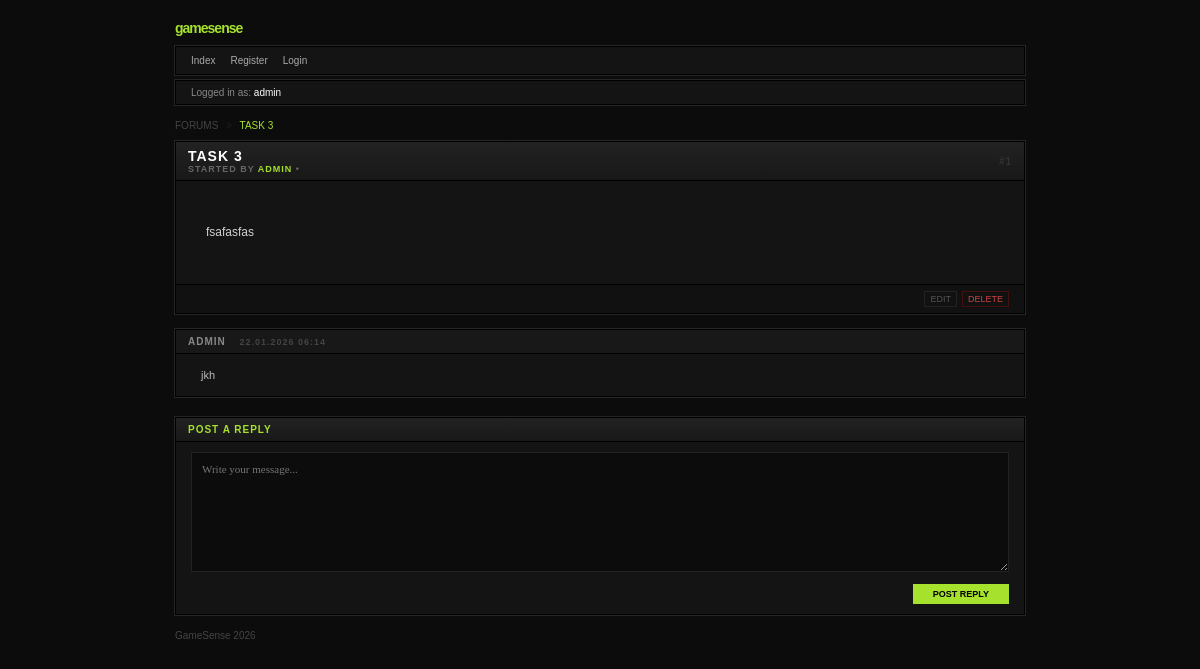
Page /3/ (signed in) on the earlier database version.
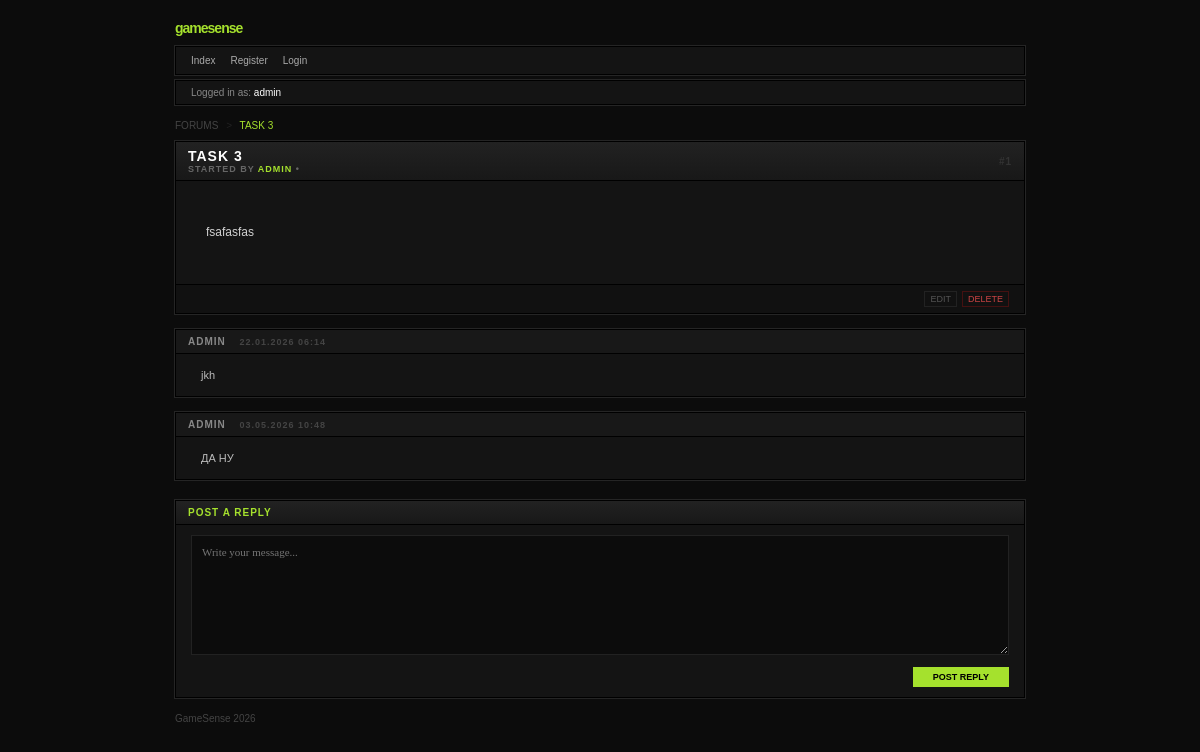
Same page on the later database version.
### tasks/models.py (models this page shows, shortened)
class Task(models.Model):
    STATUS_CHOICES = [
        ("todo", "To do"),
        ("in_progress", "In Progress"),
        ("done", "Done"),
    ]
    PRIORITY_CHOICES = [
        ("low", "Low"),
        ("medium", "Medium"),
        ("high", "High"),
    ]
    title = models.CharField(max_length=200)
    description = models.TextField()
    status = models.CharField(max_length=20, choices=STATUS_CHOICES, default="todo")
    priority = models.CharField(max_length=20, choices=PRIORITY_CHOICES, default="Medim")
    due_date = models.DateTimeField(null=True, blank=True)
    creator = models.ForeignKey(User, on_delete=models.CASCADE, related_name="tasks")

class Comment(models.Model):
    task = models.ForeignKey(Task, on_delete=models.CASCADE, related_name='comments')
    author = models.ForeignKey(User, on_delete=models.CASCADE)
    content = models.TextField()
    created_at = models.DateTimeField(auto_now_add=True)

### tasks/views.py (the view, shortened to what this page needs)
# urls.py: path("<int:pk>/", views.TaskDetailView.as_view(), name="task_detail"),
class TaskDetailView(LoginRequiredMixin, DetailView):
    model = models.Task
    context_object_name = "task"
    template_name = "tasks/task_detail.html"

### templates/tasks/task_detail.html (shortened to what this page needs)
{% extends 'base.html' %}
{% block content %}
<div class="forum-container">
    <div style="margin-bottom: 10px; font-size: 10px; color: #444; text-transform: uppercase;">
        <a href="{% url 'tasks:task_list' %}" style="color: inherit; text-decoration: none;">Forums</a>
        <span style="margin: 0 5px; color: #222;">></span>
        <span style="color: var(--accent);">{{ task.title }}</span>
    </div>
    <div class="forum-category">
        <div class="forum-header" style="display: flex; justify-content: space-between; align-items: center;">
            <div>
                <h1 style="color: #fff; font-size: 14px; margin: 0; text-transform: uppercase;">{{ task.title }}</h1>
                <div style="font-size: 9px; color: #666;">
                    STARTED BY <span style="color: var(--accent);">{{ task.creator.username|default:"ADMIN" }}</span> • {{ task.created_at|date:"M d, Y" }}
                </div>
            </div>
            <div style="font-size: 10px; color: #333;">#1</div>
        </div>
        <div class="forum-content" style="padding: 30px; background: #141414;">
            <div style="color: #d1d1d1; font-size: 12px; line-height: 1.6;">
                {{ task.description|linebreaks }}
            </div>
        </div>
        <div style="background: #111; padding: 6px 15px; border-top: 1px solid #000; display: flex; justify-content: flex-end; gap: 5px;">
            <a href="{% url 'tasks:task_update' task.pk %}" class="action-btn">EDIT</a>
            <a href="{% url 'tasks:task_delete' task.pk %}" class="action-btn" style="color: #c44; border-color: #411;">DELETE</a>
        </div>
    </div>
    {% for comment in task.comments.all %}
    <div class="forum-category" style="margin-top: 5px;">
        <div class="forum-header" style="background: #181818;">
            <span style="color: #888;">{{ comment.author.username }}</span>
            <span style="color: #444; font-size: 9px; margin-left: 10px;">{{ comment.created_at|date:"d.m.Y H:i" }}</span>
        </div>
        <div class="forum-content" style="padding: 15px 25px; background: #141414;">
            <div style="color: #bbb; font-size: 11px;">{{ comment.content }}</div>
        </div>
    </div>
    {% empty %}
        <div style="color: #333; text-align: center; padding: 10px; font-size: 10px;">No replies yet.</div>
    {% endfor %}
    <div id="reply-form" class="forum-category" style="margin-top: 20px;">
        <div class="forum-header">POST A REPLY</div>
        <div class="forum-content" style="background: #141414;">
            <form method="post">
                <textarea name="content" style="width: 100%; height: 120px; background: #0c0c0c; border: 1px solid #222; color: #fff; padding: 10px; font-family: 'Verdana'; font-size: 11px; outline: none; box-sizing: border-box;" placeholder="Write your message..."></textarea>
                <div style="margin-top: 10px; display: flex; justify-content: flex-end;">
                    <button type="submit" class="action-btn" style="background: var(--accent); color: #000; padding: 5px 20px; font-weight: bold; border: none; cursor: pointer;">POST REPLY</button>
                </div>
            </form>
        </div>
    </div>
</div>
{% endblock %}

### templates/base.html (shortened to what this page needs)
{% load static %}
<!DOCTYPE html>
<html lang="ru">
<head>
</head>
<body>
    <div class="forum-container">
        <div style="margin-bottom: 10px;">
            <span style="color: var(--accent); font-weight: bold; font-size: 14px; letter-spacing: -1px;">gamesense</span>
        </div>
        <div class="forum-nav">
            <a href="{% url 'tasks:task_list' %}">Index</a>
            <a href="{% url 'tasks:register' %}">Register</a>
            <a href="{% url 'tasks:login' %}">Login</a>
        </div>
        <div class="info-bar">
            {% if user.is_authenticated %}
                Logged in as: <span style="color: #fff;">{{ user.username }}</span>
            {% else %}
                You are not logged in.
            {% endif %}
        </div>
        {% block content %}{% endblock %}
        <div class="forum-footer">
            GameSense 2026
        </div>
    </div>
</body>
</html>

### templates/base.html (style rules this page uses)
:root { --bg-body: #0c0c0c; --bg-panel: #141414; --bg-header: #1a1a1a; --accent: #a5e12d; --border-outer: #000000; --border-inner: #252525; --text-main: #d1d1d1; --text-muted: #888; }
body { background-color: var(--bg-body); color: var(--text-main); font-family: 'Verdana', 'Tahoma', sans-serif; font-size: 11px; margin: 0; padding: 20px; display: flex; flex-direction: column; align-items: center; }
.forum-container { width: 100%; max-width: 850px; }
.forum-nav { background: var(--bg-panel); border: 1px solid var(--border-outer); outline: 1px solid var(--border-inner); padding: 8px 15px; margin-bottom: 5px; display: flex; gap: 15px; }
.forum-nav a { color: #aaa; text-decoration: none; text-transform: capitalize; font-size: 10px; }
.info-bar { background: var(--bg-panel); border: 1px solid var(--border-outer); outline: 1px solid var(--border-inner); padding: 6px 15px; margin-bottom: 15px; font-size: 10px; color: var(--text-muted); }
.forum-category { background: var(--bg-panel); border: 1px solid var(--border-outer); outline: 1px solid var(--border-inner); margin-bottom: 15px; }
.forum-header { background: linear-gradient(to bottom, #222, #181818); padding: 6px 12px; border-bottom: 1px solid var(--border-outer); color: var(--accent); font-weight: bold; text-transform: uppercase; font-size: 10px; letter-spacing: 1px; }
.forum-content { padding: 10px 15px; }
.action-btn { color: #555; text-decoration: none; border: 1px solid #222; padding: 2px 5px; background: #111; font-size: 9px; text-transform: uppercase; }
.forum-footer { margin-top: 10px; color: #444; font-size: 10px; text-align: left; width: 100%; }
h1, h2, h3 { margin: 0; font-size: 12px; }

Differences in the rows shown:
added Comment: author.username "ADMIN", created_at "03.05.2026 10:48", content "ДА НУ"
